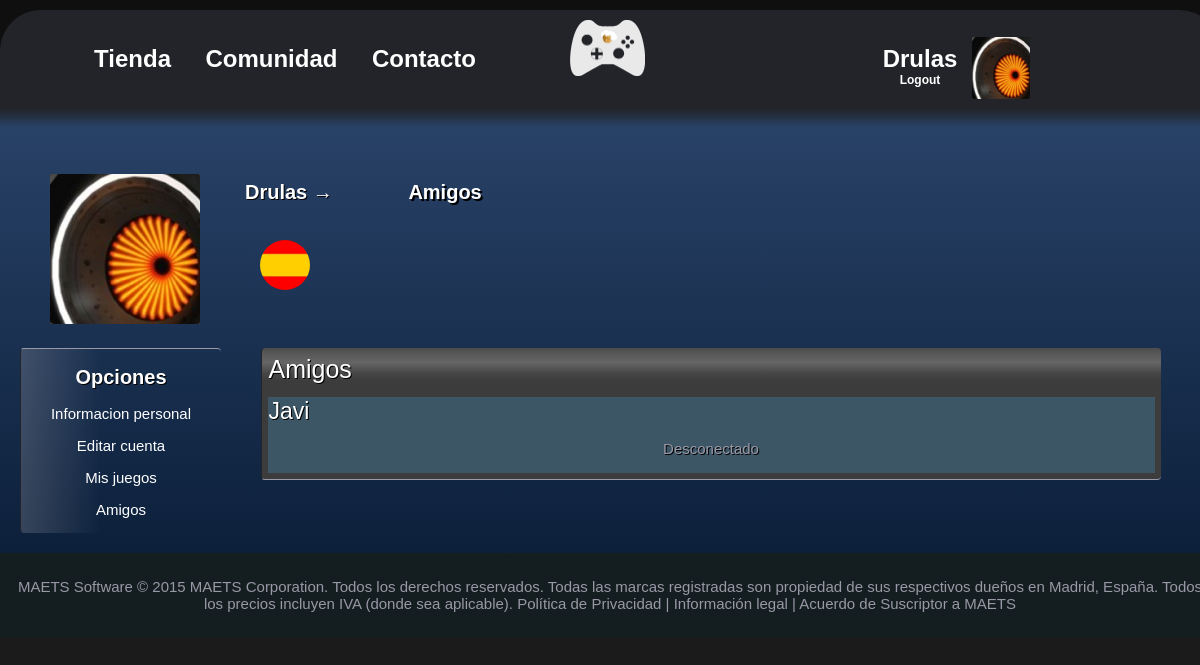
/Usuario/amigos.php (signed in), run on an earlier commit of the app's database.
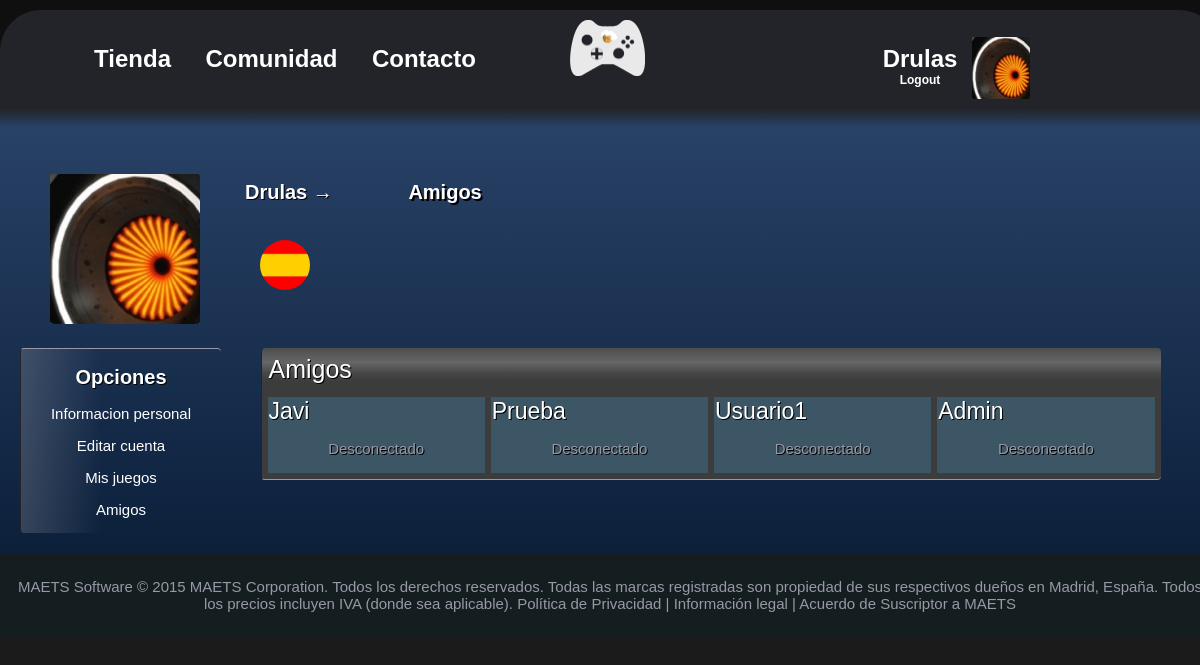
And on a later commit of the database.
### tables this page shows
CREATE TABLE IF NOT EXISTS `amigo` (
  `IDUsuario` int(10) NOT NULL,
  `IDAmigo` int(10) NOT NULL
);

CREATE TABLE IF NOT EXISTS `usuario` (
`Id` int(10) NOT NULL,
  `Nick` varchar(20) NOT NULL,
  `Contrasenia` varchar(100) NOT NULL,
  `Nombre` varchar(20) NOT NULL,
  `Apellidos` varchar(50) NOT NULL,
  `Correo` varchar(50) NOT NULL,
  `Fecha de Nacimiento` date NOT NULL,
  `Pais` varchar(50) NOT NULL,
  `Ciudad` varchar(50) NOT NULL,
  `Direccion` varchar(100) NOT NULL,
  `Codigo Postal` int(7) NOT NULL,
  `Puntuacion` int(7) NOT NULL,
  `Rol` enum('Usuario Registrado','Administrador','Desarrollador','Gestor-Tienda','Gestor-Comunidad','') NOT NULL,
  `Imagen` varchar(150) NOT NULL,
  `Companyia` varchar(150) NOT NULL
);

### include/usersBD.php (called while the page is built, shortened)
<?php
function findUserById($iduser){
	$con = createConnection();
	$sql = "SELECT nick FROM usuario WHERE id = '$iduser'";
	$rs = $con->query($sql) or die  ($con->error. " en la linea ".(_LINE_-1));
	if($rs != NULL)
	{
		if($row = $rs->fetch_assoc())
		{
			return ($row);
		}
		else
			closeConnection($con);
			return (NULL);
	}
}
function selectAmigo($valor, $column){
	$connection=createConnection();
	$sql = "SELECT * FROM amigo WHERE " .$column. " = '$valor'";
	$res = $connection->query($sql) or die ($connection->error. " en la linea". (_LINE_-1));
	while($ret[] = $res->fetch_assoc());
	return($ret);
}
?>

### include/usersOp.php (called while the page is built, shortened)
<?php
function getListaAmigos($valor, $column){
	require_once('../include/usersBD.php');
	return (selectAmigo($valor, $column));
}
function getUser($id){
	require_once('../include/usersBD.php');
	return (findUserById($id));
}
?>

### include/vUsuario.php (the view, shortened to what this page needs)
<?php
function generarAmigos($user){
  require_once('../include/usersOp.php');
  $res = getListaAmigos($user,"IDUsuario");
    for($i=0; $i<sizeof($res)-1; $i++) {
        if ($i%4==0){
            echo "<tr>";
        }
        echo "
           <td id = 'celda'>".getUser($res[$i]['IDAmigo'])['nick']."
                  <p>Desconectado</p>
                 </td>
        ";
    }
          echo"</tr>";
}
?>

What changed in the data, as far as the page shows it:
added amigo: IDAmigo.Nick "Prueba"
added amigo: IDAmigo.Nick "Usuario1"
added amigo: IDAmigo.Nick "Admin"
